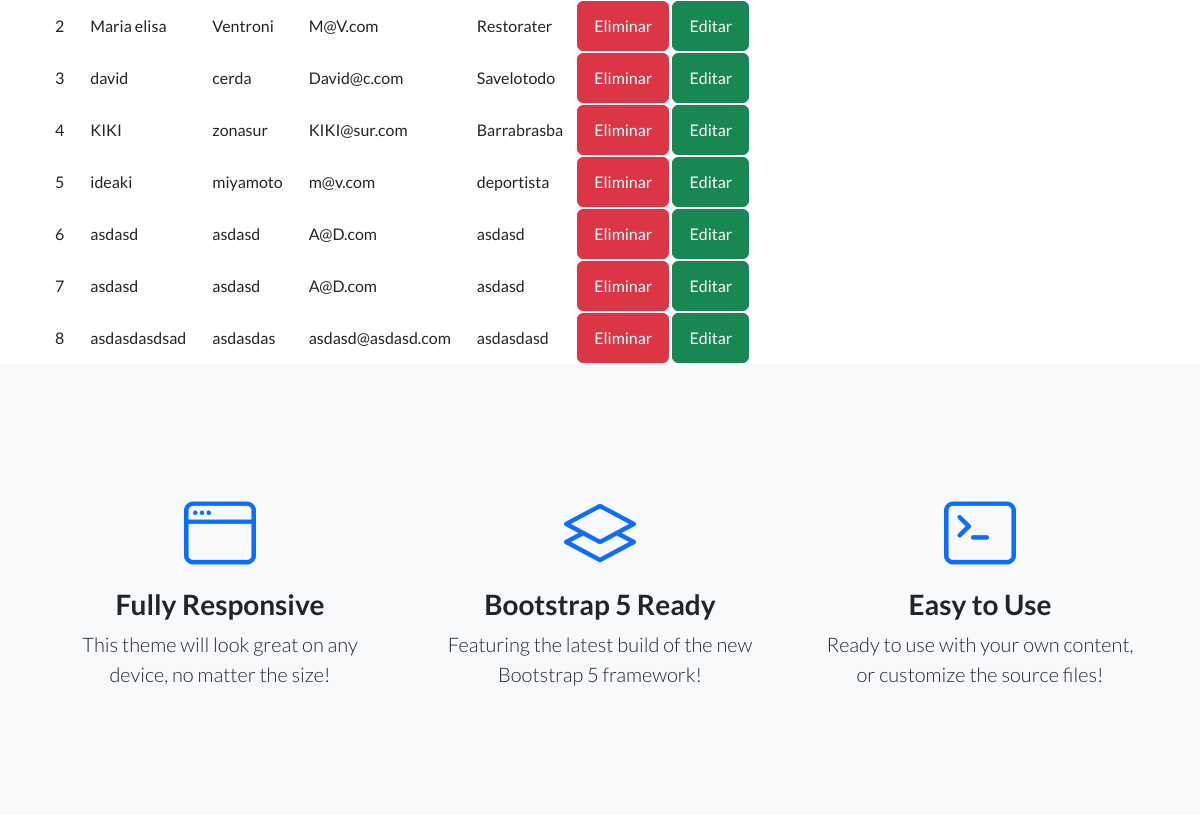
/PrimeraApp/profesores/ (signed in, middle part), run on an earlier commit of the app's database.
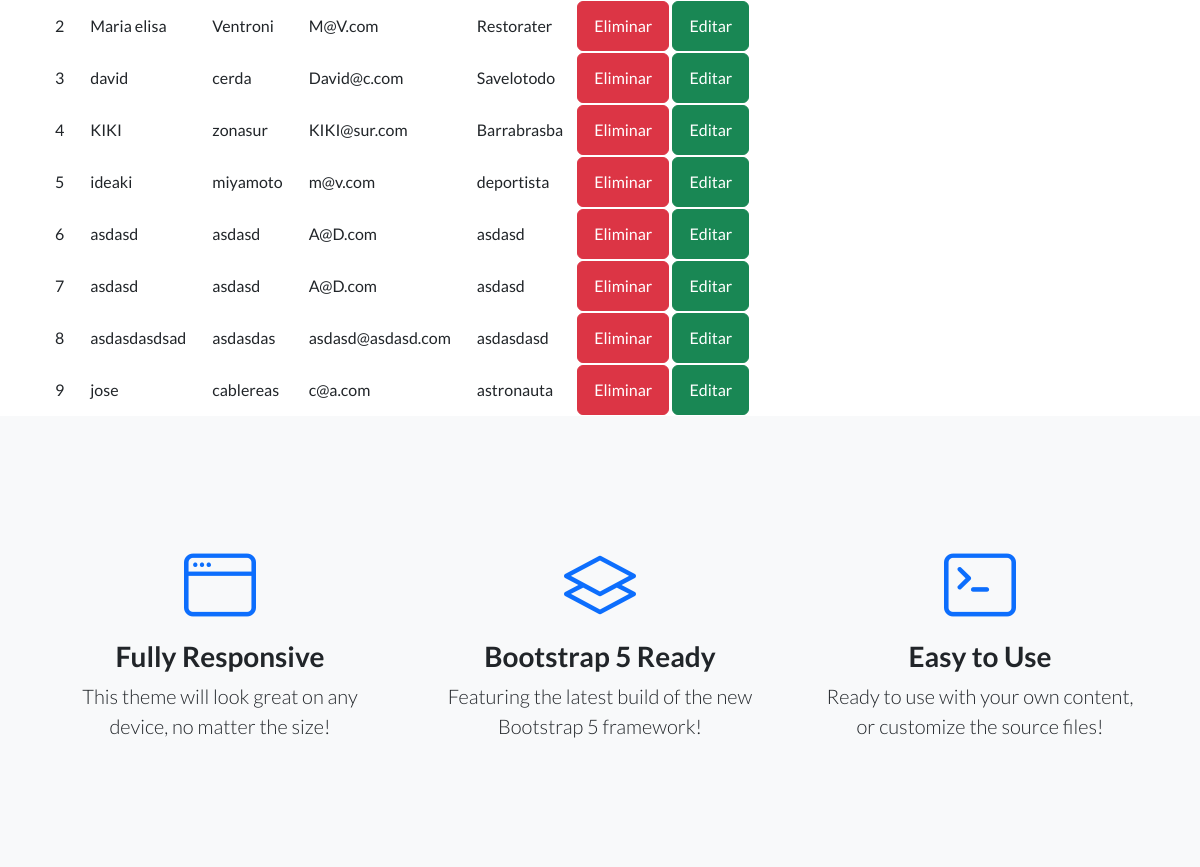
And on a later commit of the database.
### PrimeraApp/models.py (models this page shows, shortened)
class Profesor(models.Model):
    nombre = models.CharField(max_length=30)
    apellido = models.CharField(max_length=30)
    email = models.EmailField()
    profecion = models.CharField(max_length=30)

### PrimeraApp/views.py (the view)
# urls.py: path('profesores/' , views.Profesores, name="profesores"),
@login_required(login_url='login')
def Profesores(request):
      if request.method == "POST":
            form = Profesorform(request.POST)
            if form.is_valid():
                  profesor = Profesor()
                  profesor.nombre = form.cleaned_data["nombre"]
                  profesor.apellido = form.cleaned_data["apellido"]
                  profesor.email = form.cleaned_data["email"]
                  profesor.profecion = form.cleaned_data["profecion"]
                  profesor.save()
                  form = Profesorform()
      else:
            form = Profesorform()
      profesores = Profesor.objects.all()
      context = {"profesores": profesores, "form":form}
      return render (request,'template/Profesores.html', context)

### PrimeraApp/template/profesores.html (shortened to what this page needs)
{% extends 'template/index.html' %}
{% load static %}
{% block Cambio %}
<table>
    <tbody>
        {% for profesor in profesores %}
        <tr>
            <td>
                <div class="container">
                {{ profesor.id }}
                </div>
            </td>
            <td>
                <div class="container">
                {{ profesor.nombre }}
                </div>
            </td>
            <td>
                <div class="container">
                {{ profesor.apellido }}
                </div>
            </td>
            <td>
                <div class="container">
                {{ profesor.email }}
                </div>
            </td>
            <td>
                <div class="container">
                {{ profesor.profecion }}
                </div>
            </td>
            <td>
                <a class="btn btn-danger" href="{% url 'eliminar_profesor' profesor.id %}"> Eliminar</a>
                <a class="btn btn-success" href="{% url 'editar_profesor' profesor.id %}"> Editar</a>
            </td>
        </tr>
        {% endfor %}
    </tbody>
</table>
{% endblock %}

What changed in the data, as far as the page shows it:
added Profesor: id "9", nombre "jose", apellido "cablereas", email "c@a.com", profecion "astronauta"
